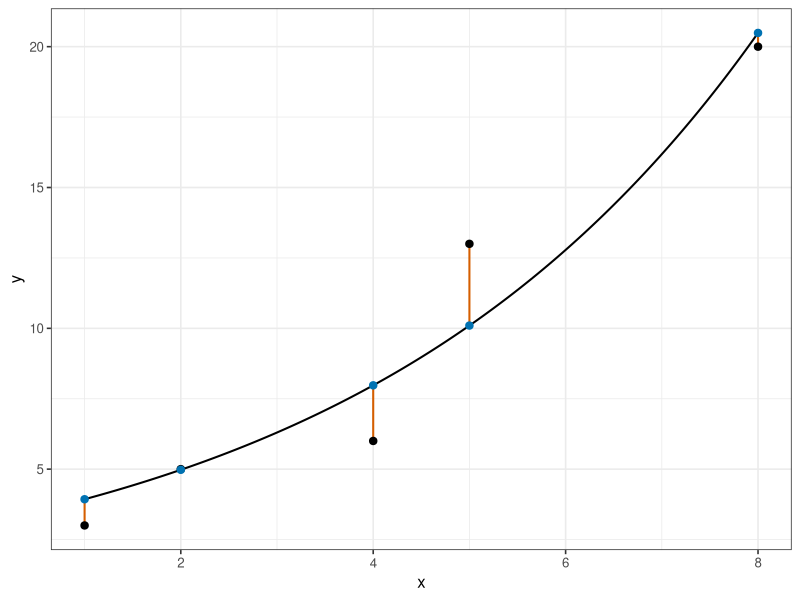

Source code (R):
# Used in: slides/05-multivariate-second-order/slides-multivar-second-order-3-gauss-newton.tex
#
# Fits an exponential curve by nonlinear least squares and shows the observed
# values, fitted values, and residual segments used to motivate least-squares
# objectives before introducing Gauss-Newton.

set.seed(1L)

suppressPackageStartupMessages(library(ggplot2))

observations = data.frame(
  x = c(1, 2, 4, 5, 8),
  y = c(3, 5, 6, 13, 20)
)

fit = nls(
  y ~ a * exp(b * x),
  data = observations,
  start = list(a = 1, b = 0.2)
)

plot_data = transform(observations, fitted = as.numeric(predict(fit)))
curve_data = data.frame(x = seq(min(observations$x), max(observations$x), length.out = 200L))
curve_data$fitted = as.numeric(predict(fit, newdata = curve_data))

squares_plot = ggplot(plot_data, aes(x = x, y = y)) +
  geom_segment(aes(xend = x, yend = fitted), color = "#D55E00", linewidth = 0.7) +
  geom_line(data = curve_data, aes(y = fitted), color = "black", linewidth = 0.7) +
  geom_point(size = 2.2) +
  geom_point(aes(y = fitted), color = "#0072B2", size = 2.2) +
  labs(x = "x", y = "y") +
  theme_bw(base_size = 12)

if (interactive()) {
  print(squares_plot)
}

ggsave(
  filename = "../figure/squares.png",
  plot = squares_plot,
  width = 4,
  height = 3,
  dpi = 300
)
